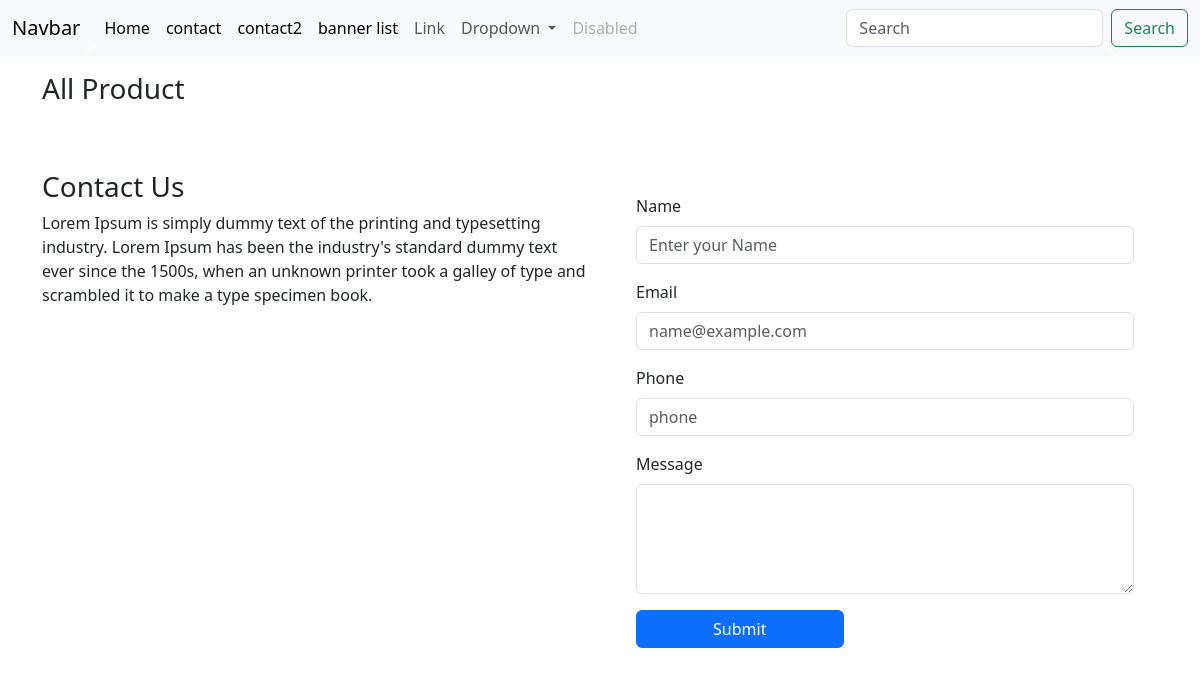
Before: / with the older database file.
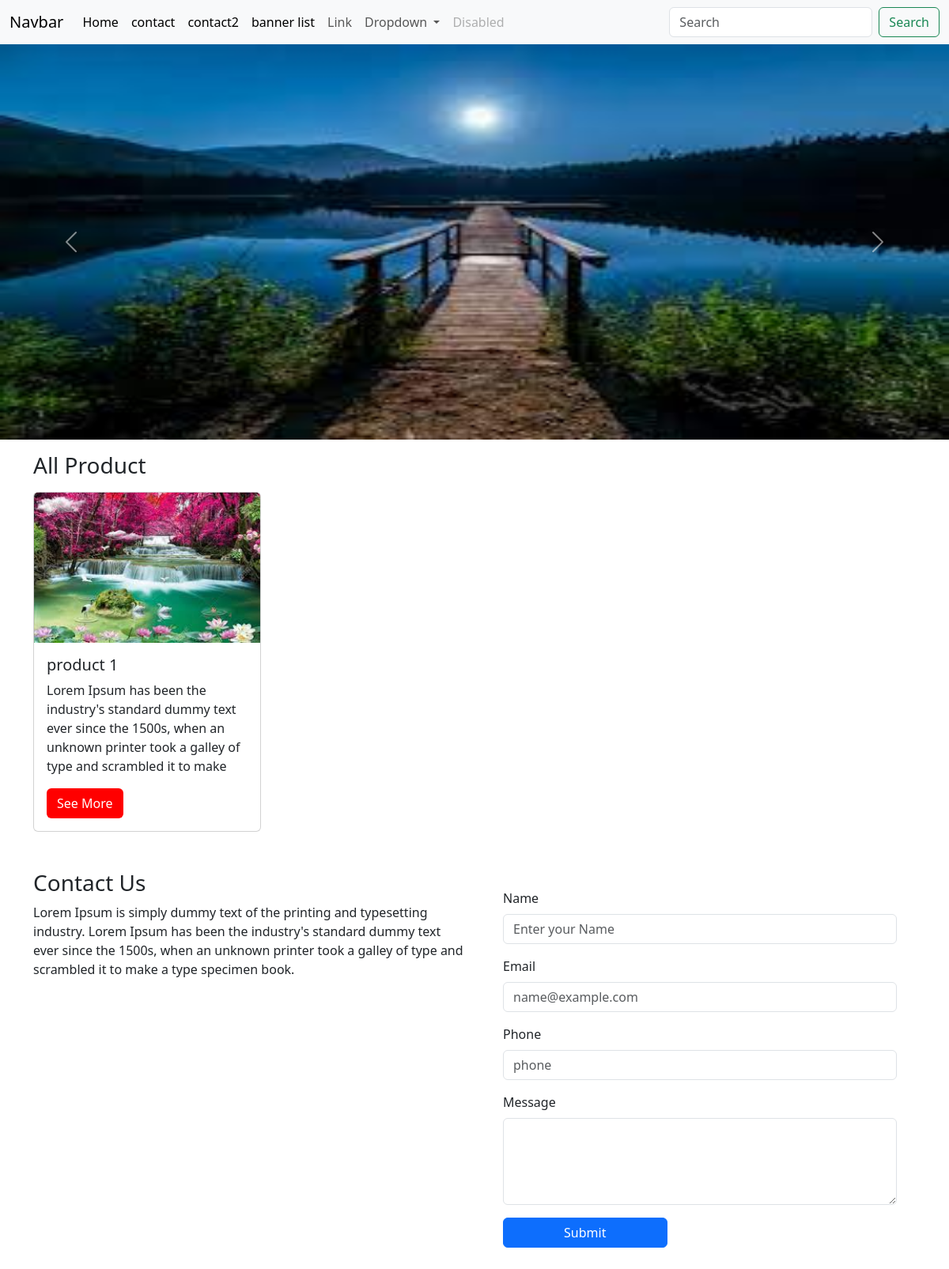
After: the same page with the newer database file.
### app/models.py (models this page shows, shortened)
class BannerSection(models.Model):
    title = models.CharField(max_length=255)
    image = models.ImageField(upload_to='BannerImage')

class ProductList(models.Model):
    name = models.CharField(max_length=255)
    short_des = models.TextField()
    image = models.ImageField(upload_to='ProductImage')

### app/views.py (the view, shortened to what this page needs)
# urls.py: path('', home, name='home'),
def home(request):
    bannerData = BannerSection.objects.all()
    Product = ProductList.objects.all()
    context ={
        "data":bannerData,
        'products':Product
    }
    return render(request, 'home.html', context)

### app/templates/home.html (shortened to what this page needs)
{% extends 'base.html' %}
{%block content %}
<div id="carouselExample" class="carousel slide">
    <div class="carousel-inner">
      {% for item in data %}
      {% if forloop.counter == 1%}
      <div class="carousel-item active">
        {% else %}
        <div class="carousel-item">
          {% endif %}
          <img style="height: 500px;" src="{{item.image.url}}" class="d-block w-100" alt="...">
        </div>
        {% endfor %}
      </div>
      <button class="carousel-control-prev" type="button" data-bs-target="#carouselExample" data-bs-slide="prev">
        <span class="carousel-control-prev-icon" aria-hidden="true"></span>
      </button>
      <button class="carousel-control-next" type="button" data-bs-target="#carouselExample" data-bs-slide="next">
        <span class="carousel-control-next-icon" aria-hidden="true"></span>
      </button>
    </div>
    <div class="container mt-3">
      <h3 class="mt-3 mb-3">All Product</h3>
      <div class="row">
        {% for item in products %}
        <div class="col-sm-4">
          <div class="card" style="width: 18rem;">
            <img
              src="{{item.image.url}}"
              class="card-img-top" alt="...">
            <div class="card-body">
              <h5 class="card-title">{{item.name}}</h5>
              <p>{{item.short_des}}</p>
              <a href="#" class="btn" style="background-color: red; color: #fff;">See More</a>
            </div>
          </div>
        </div>
        {% endfor %}
      </div>
    </div>
    <br />
    <br />
    <div class="container ">
      <div class="row">
        <div class="col-sm-6 text-align-center">
          <h3>Contact Us</h3>
          <p>Lorem Ipsum is simply dummy text of the printing and typesetting industry.
            Lorem Ipsum has been the industry's standard dummy text ever since the 1500s,
            when an unknown printer took a galley of type and scrambled it to make a type specimen book.</p>
        </div>
        <div class="col-sm-6">
          <div class=" p-4">
            <form action="" method="POST">
              <div class="mb-3">
                <label for="exampleFormControlInput1" class="form-label">Name</label>
                <input type="text" name="name" class="form-control" id="exampleFormControlInput1" placeholder="Enter your Name">
              </div>
              <div class="mb-3">
                <label for="exampleFormControlInput1" class="form-label">Email</label>
                <input type="email" name="email" class="form-control" id="exampleFormControlInput1"
                  placeholder="name@example.com">
              </div>
              <div class="mb-3">
                <label for="exampleFormControlInput1" class="form-label">Phone</label>
                <input type="text" name="phone" class="form-control" id="exampleFormControlInput1" placeholder="phone">
              </div>
              <div class="mb-3">
                <label for="exampleFormControlTextarea1" class="form-label">Message</label>
                <textarea name="message" class="form-control" id="exampleFormControlTextarea1" rows="4"></textarea>
              </div>
              <div class="text-right">
                <button type="submit" class="btn btn-primary text-white col-5">Submit</button>
              </div>
            </form>
          </div>
        </div>
      </div>
    </div>
  {% endblock%}

### app/templates/base.html (shortened to what this page needs)
<!DOCTYPE html>
<html lang="en">
<head>
    <link href="https://cdn.jsdelivr.net/npm/bootstrap@5.3.2/dist/css/bootstrap.min.css" rel="stylesheet">
</head>
<body>
    <nav class="navbar navbar-expand-lg bg-body-tertiary">
        <div class="container-fluid">
          <a class="navbar-brand" href="{% url 'home' %}">Navbar</a>
          <div class="collapse navbar-collapse" id="navbarSupportedContent">
            <ul class="navbar-nav me-auto mb-2 mb-lg-0">
              <li class="nav-item">
                <a class="nav-link active" aria-current="page" href="#">Home</a>
              </li>
              <li class="nav-item">
                <a class="nav-link active" aria-current="page" href="{% url 'contact' %}">contact</a>
              </li>
              <li class="nav-item">
                <a class="nav-link active" aria-current="page" href="{% url 'contact2' %}">contact2</a>
              </li>
              <li class="nav-item">
                <a class="nav-link active" aria-current="page" href="{% url 'banner_list' %}">banner list</a>
              </li>
              <li class="nav-item">
                <a class="nav-link" href="#">Link</a>
              </li>
              <li class="nav-item dropdown">
                <a class="nav-link dropdown-toggle" href="#" role="button" data-bs-toggle="dropdown" aria-expanded="false">
                  Dropdown
                </a>
              </li>
              <li class="nav-item">
                <a class="nav-link disabled" aria-disabled="true">Disabled</a>
              </li>
            </ul>
            <form class="d-flex" role="search">
              <input class="form-control me-2" type="search" placeholder="Search" aria-label="Search">
              <button class="btn btn-outline-success" type="submit">Search</button>
            </form>
          </div>
        </div>
      </nav>
    {%block content %}
    {% endblock%}
    <br/>
    <br/>
</body>
</html>

Changed rows visible on the page:
added BannerSection: image (picture)
added ProductList: image (picture), name "product 1", short_des "Lorem Ipsum has been the industry's standard dummy text ever since the 1500s, when an unknown printer took a galley of type and scrambled it to make"
